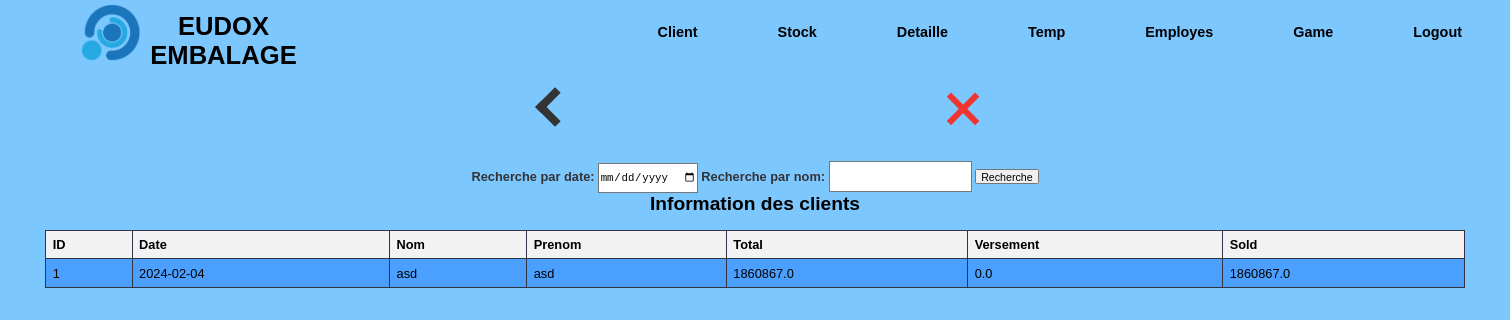
The app's page /client/view, older data.
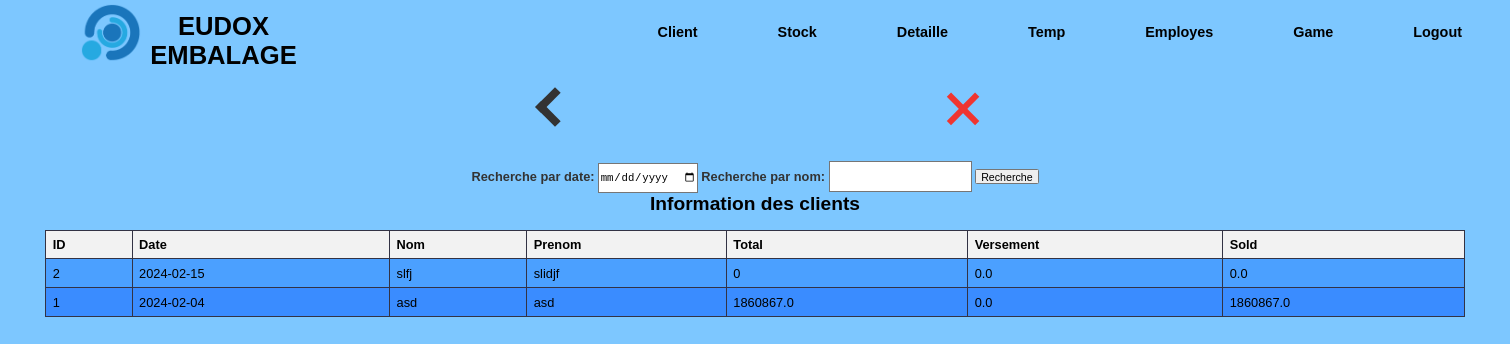
The same page, newer data.
### tables this page shows
CREATE TABLE stock_data (
        id INTEGER PRIMARY KEY AUTOINCREMENT,
        p_date DATE NOT NULL,
        first_name TEXT NOT NULL,
        last_name TEXT NOT NULL,
        payment REAL NOT NULL
    );

### app.py (the view)
@app.route('/client/view', methods=['POST', 'GET'])
def view_client():
    conn = sqlite3.connect('form_data.db')
    cursor = conn.cursor()
    if request.method == 'POST':
        search_date = request.form.get('search_date', None)
        search_name = request.form.get('search_name', None)
        if search_date and search_name:
            cursor.execute('SELECT * FROM stock_data WHERE p_date = ? AND (first_name LIKE ? OR last_name LIKE ?) ORDER BY p_date DESC',(search_date, f'%{search_name}%', f'%{search_name}%'))
        elif search_date:
            cursor.execute('SELECT * FROM stock_data WHERE p_date = ? ORDER BY p_date DESC', (search_date,))
        elif search_name:
            cursor.execute('SELECT * FROM stock_data WHERE first_name LIKE ? OR last_name LIKE ? ORDER BY p_date DESC',
                           (f'%{search_name}%', f'%{search_name}%'))
        else:
            cursor.execute('SELECT * FROM stock_data ORDER BY p_date DESC')
    else:
        cursor.execute('SELECT * FROM stock_data ORDER BY p_date DESC')
    users = cursor.fetchall()
    users_with_games = []
    for user in users:
        cursor.execute('SELECT * FROM stk_game WHERE stock_id = ?', (user[0],))
        games = cursor.fetchall()
        sold = 0
        total = 0
        for game in games:
            total = total + (game[3]*game[4]*game[5])
        sold = total - user[4]
        user_with_games = {
            'id': user[0],
            'p_date': user[1],
            'first_name': user[2],
            'last_name': user[3],
            'pay': user[4],
            'sold': sold,
            'total': total
        }
        users_with_games.append(user_with_games)
    conn.close()
    return render_template('c_view.html', users=users_with_games)

### templates/c_view.html (shortened to what this page needs)
{% extends 'main.html' %}
{% block top %}
    <a href="/client" id="back"><div class="thick-arrow-left"></div></a>
    <a href="/main" id="aclose"><div class="close"></div></a>
{% endblock %}
{% block bot %}
  <form method="POST" action="/client/view">
    <b><label for="search_date">Recherche par date:</label></b>
    <input type="date" id="search_date" name="search_date">
    <b><label for="search_date">Recherche par nom:</label></b>
    <input type="text" id="search_name" name="search_name">
    <button type="submit">Recherche</button>
  </form>
  <h2>Information des clients</h2>
  <table>
    <thead>
      <tr>
        <th>ID</th>
        <th>Date</th>
        <th>Nom</th>
        <th>Prenom</th>
        <th>Total</th>
        <th>Versement</th>
        <th>Sold</th>
      </tr>
    </thead>
  <tbody>
      {% for user in users %}
      <tr onclick="window.location='/client/view/{{ user.id }}';" style="cursor: pointer;">
        <td>{{ user.id }}</td>
        <td>{{ user.p_date }}</td>
        <td>{{ user.first_name }}</td>
        <td>{{ user.last_name }}</td>
        <td>{{ user.total }}</td>
        <td>{{ user.pay }}</td>
        <td>{{ user.sold }}</td>
      </tr>
      {% endfor %}
    </tbody>
  </table>
  <br>
{% endblock %}

### templates/main.html (shortened to what this page needs)
<!DOCTYPE html>
<html>
  <head>
    <link rel="stylesheet" type="text/css" href="{{ url_for('static', filename='css/style.css') }}">
  </head>
  <body>
    <div class="bg">
      <div class="hd">
        <img class="logo" src="{{ url_for('static', filename='assets/lll.png') }}" onclick="goToHomePage()" style="cursor: pointer;"/>
        <h1 class="fn" onclick="goToHomePage()" style="cursor: pointer;">EUDOX EMBALAGE</h1>
        <ul class="nav">
          <li><a href="/client">Client</a></li>
          <li><a href="/stock">Stock</a></li>
          <li><a href="/detail">Detaille</a></li>
          <li><a href="/time">Temp</a></li>
          <li><a href="/work">Employes</a></li>
          <li><a href="/game">Game</a></li>
          <li><a href="/">Logout</a></li>
        </ul>
      </div>
      <div class="display_frame">
        <div class="top_side">
          {% block top %}{% endblock %}
        </div>
        <div class="bot_side">
          {% block bot %}{% endblock %}
        </div>
      </div>
    </div>
  </body>
</html>

### static/css/style.css (style rules this page uses)
body, h1, h2, h3, p, ul, li { margin: 0; padding: 0; }
body { font-family: Arial, sans-serif; background-color: #7dc7ff; zoom: 80%; }
.bg { background-size: cover; background-repeat: no-repeat; height: 100vh; }
.hd { background: #7dc7ff; width: 100%; height: 81px; display: flex; text-align: center; }
.logo { padding-top: 4px; margin-left: 100px; margin-right: 10px; height: 75px; width: 80px; }
.fn { text-align: center; padding-top: 15px; font-family: sans-serif; width: 350px; color: #000; transition: 0.3s ease-out; }
.nav { margin-left: 400px; margin-right: 10px; display: flex; justify-content: center; align-items: center; }
.nav li { list-style: none; margin-left: 50px; margin-right: 50px; font-size:18px; }
.nav li a { text-decoration: none; font-family: sans-serif; font-weight: bold; color: #000; transition: 0.3s ease-out; }
.display_frame { background-size: cover; text-align: center; width: 100%; }
a { color: inherit; text-decoration: none; }
.top_side { display: flex; height: 120px; width: 100%; }
#aclose { margin-left: 28vw; }
.thick-arrow-left { margin: 35px; width: 25px; height: 25px; border: 10px solid #333; border-left: 0; border-top: 0; transform: rotate(135deg); }
#back { margin-left: 34%; }
.close { margin: 30px; background: #f03530; height: 50px; position: relative; width: 8px; transform: rotate(45deg); }
.close:after { background: #f03530; content: ""; height: 8px; left: -21px; position: absolute; top: 21px; width: 50px; }
.bot_side label { color: #333; }
.bot_side input { height: 35px; }

### templates/c_view.html (style rules this page uses)
table { border-collapse: collapse; width: 94%; margin: 3%; margin-top: 1%; }
th, td { border: 1px solid #333344; padding: 8px; text-align: left; }
th { background-color: #f2f2f2; }
tr:nth-child(even) td { background-color: #3a8cff; }
tr:nth-child(odd) td { background-color: #4ba0ff; }

Row changes from the older to the newer data that the page shows:
added stock_data: id "2", p_date "2024-02-15", first_name "slfj", last_name "slidjf", total "0", pay "0.0", sold "0.0"
